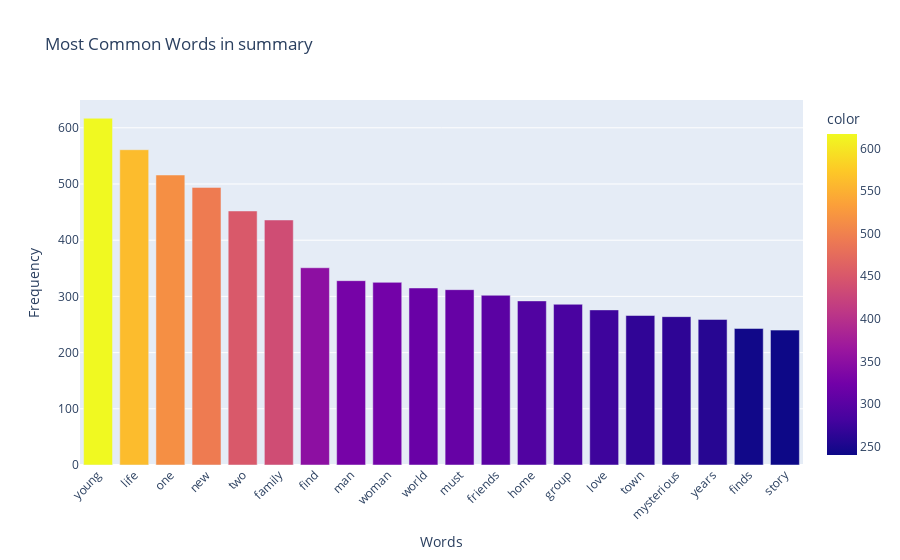

Notebook code cell kept with this figure:
### Markdown cell above
**Summary Word Count**

### Code cell
sentiment_utils.analyze_most_common_words(cleaned_films, text_column='summary', top_n=20)

### Figure 1 — Plotly figure (JSON) as saved in the notebook; plotly's stock layout.template omitted (floating-point values rounded to 4 significant figures)
{"data": [{"alignmentgroup": "True", "hovertemplate": "Words=%{x}<br>Frequency=%{y}<br>color=%{marker.color}<extra></extra>", "legendgroup": "", "marker": {"color": [617, 561, 516, 494, 452, 436, 351, 328, 325, 315, 312, 302, 292, 286, 276, 266, 264, 259, 243, 240], "coloraxis": "coloraxis", "pattern": {"shape": ""}}, "name": "", "offsetgroup": "", "orientation": "v", "showlegend": false, "textposition": "auto", "type": "bar", "x": ["young", "life", "one", "new", "two", "family", "find", "man", "woman", "world", "must", "friends", "home", "group", "love", "town", "mysterious", "years", "finds", "story"], "xaxis": "x", "y": [617, 561, 516, 494, 452, 436, 351, 328, 325, 315, 312, 302, 292, 286, 276, 266, 264, 259, 243, 240], "yaxis": "y"}], "layout": {"barmode": "relative", "coloraxis": {"colorbar": {"title": {"text": "color"}}, "colorscale": [[0, "#0d0887"], [0.1111, "#46039f"], [0.2222, "#7201a8"], [0.3333, "#9c179e"], [0.4444, "#bd3786"], [0.5556, "#d8576b"], [0.6667, "#ed7953"], [0.7778, "#fb9f3a"], [0.8889, "#fdca26"], [1, "#f0f921"]]}, "legend": {"tracegroupgap": 0}, "title": {"text": "Most Common Words in summary"}, "xaxis": {"anchor": "y", "domain": [0, 1], "tickangle": -45, "title": {"text": "Words"}}, "yaxis": {"anchor": "x", "domain": [0, 1], "title": {"text": "Frequency"}}}}
